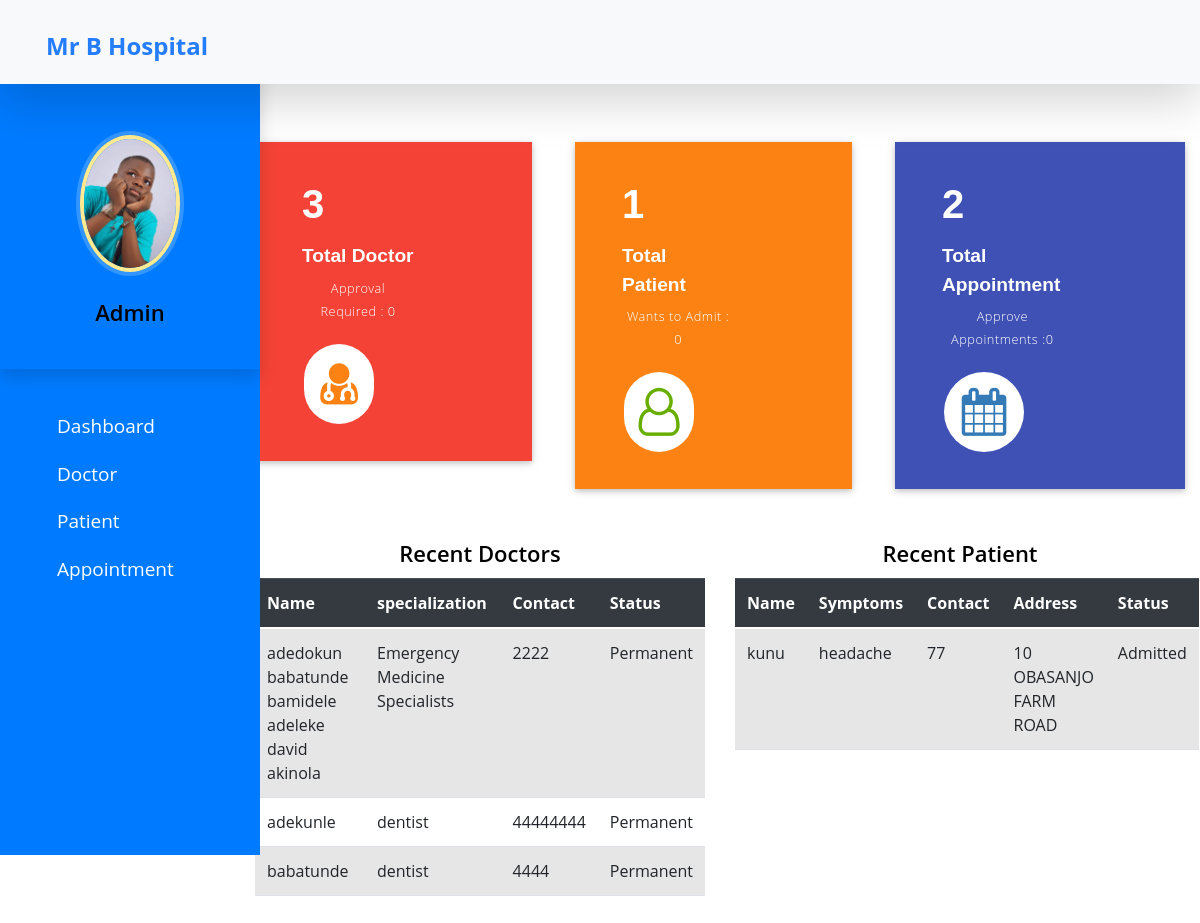
The app's page /base/ with its own data.
### HospitalManagement/models.py (models this page shows, shortened)
class Doctor(models.Model):
    name = models.CharField(max_length=50)
    mobile= models.IntegerField()
    address=models.CharField(max_length=200)
    specialization = models.CharField(max_length=50,choices=specialization,default='Cardiologist')
    status=models.BooleanField(default=False)

class Patient(models.Model):
    name = models.CharField(max_length=50)
    image= models.ImageField('profile' ,upload_to='images/',null=True,blank=True)
    gender= models.CharField(max_length=10)
    mobile= models.IntegerField(null=True,blank=True)
    address=models.CharField(max_length=200)
    symptoms=models.CharField(max_length=100 ,null=True,blank=True)
    status=models.BooleanField(default=False)

### HospitalManagement/views.py (the view)
# urls.py: path('base/', admin_dashboard , name="admin_dashboard"),
def admin_dashboard(request):
    doctors=Doctor.objects.all().order_by('-id')
    patients=Patient.objects.all().order_by('-id')
    doctorcount=Doctor.objects.all().filter(status=True).count()
    pendingdoctorcount=Doctor.objects.all().filter(status=False).count()
    patientcount=Patient.objects.all().filter(status=True).count()
    pendingpatientcount=Patient.objects.all().filter(status=False).count()
    appointmentcount=Appointment.objects.all().filter(status=True).count()
    pendingappointmentcount=Appointment.objects.all().filter(status=False).count()
    context={
    'doctors':doctors,
    'patients':patients,
    'doctorcount':doctorcount,
    'pendingdoctorcount':pendingdoctorcount,
    'patientcount':patientcount,
    'pendingpatientcount':pendingpatientcount,
    'appointmentcount':appointmentcount,
    'pendingappointmentcount':pendingappointmentcount,
    }
    return render(request,"HospitalManagement/admin_dashboard.html",context)

### HospitalManagement/templates/HospitalManagement/admin_dashboard.html (shortened to what this page needs)
{% extends 'admin_base.html' %}
{% load static %}
{% block main %}
<div class="container  mx-auto">
    <div class="market-updates  d-md-d-block  ">
        <div class="row">
            <div class="col-md-6 col-lg-4  market-update-gd mb-4 ">
                <div class="market-update-block clr-block-1">
                  <div class="col-md-8 market-update-left">
                    <h3>{{doctorcount}}</h3>
                    <h4>Total Doctor</h4>
                    <p>Approval Required : {{pendingdoctorcount}}</p>
                  </div>
                  <div class="col-md-4 market-update-right">
                    <i class="fa fa-user-md"></i>
                  </div>
                </div>
              </div>
              <div class="col-md-6 col-lg-4  market-update-gd mb-4">
                <div class="market-update-block clr-block-2">
                  <div class="col-md-8 market-update-left">
                    <h3>{{patientcount}}</h3>
                    <h4>Total Patient</h4>
                    <p>Wants to Admit : {{pendingpatientcount}}</p>
                  </div>
                  <div class="col-md-4 market-update-right">
                    <i class="fa fa-user-o"></i>
                  </div>
                </div>
              </div>
              <div class="col-md-6 col-lg-4  market-update-gd mb-4">
                <div class="market-update-block clr-block-3">
                  <div class="col-md-8 market-update-left">
                    <h3>{{appointmentcount}}</h3>
                    <h4>Total Appointment</h4>
                    <p>Approve Appointments :{{pendingappointmentcount}} </p>
                  </div>
                  <div class="col-md-4 col-sm-12 market-update-right">
                    <i class="fa fa-calendar"> </i>
                  </div>
                </div>
              </div>
            </div>
        </div>
</div>
<br>
<div class="container">
  <div class="row">
    <div class="panel panel-primary col-lg-6 col-md-12 col-sm-12" >
      <div class="panel-heading" style="text-align:center;">
        <h6 class="panel-title">Recent Doctors</h6>
      </div>
      <table class="table table-hover table-striped" id="dev-table">
        <thead class="thead-dark">
          <tr>
            <th>Name</th>
            <th>specialization</th>
            <th>Contact</th>
            <th>Status</th>
          </tr>
        </thead>
        {% for d in doctors %}
        <tr>
          <td> {{d.name}}</td>
          <td>{{d.specialization}}</td>
          <td>{{d.mobile}}</td>
          {%if d.status%}
          <td> <span class="label label-primary">Permanent</span></td>
          {% else %}
          <td> <span class="label label-success">On Hold</span></td>
          {% endif %}
        </tr>
        {% endfor %}
      </table>
    </div>
    <div class="panel panel-primary col-lg-6 col-md-12 col-sm-12" >
      <div class="panel-heading" style="text-align:center;">
        <h6 class="panel-title">Recent Patient</h6>
      </div>
      <table class="table table-hover table-striped" id="dev-table">
        <thead class="thead-dark">
          <tr>
            <th>Name</th>
            <th>Symptoms</th>
            <th>Contact</th>
            <th>Address</th>
            <th>Status</th>
          </tr>
        </thead>
        {% for p in patients %}
        <tr>
          <td> {{p.name}}</td>
          <td>{{p.symptoms}}</td>
          <td>{{p.mobile}}</td>
          <td>{{p.address}}</td>
          {% if p.status %}
          <td> <span class="label label-primary">Admitted</span></td>
          {% else %}
          <td> <span class="label label-success">On Hold</span></td>
          {% endif %}
        </tr>
        {% endfor %}
      </table>
    </div>
  </div>
</div>
<br><br><br><br><br>
{% endblock %}

### static/style.css (style rules this page uses)
body { padding-left: 240px; }

### static/css/templatemo-medic-care.css (style rules this page uses)
:root { --white-color: #FFFFFF; --primary-color: #247cff; --section-bg-color: #F9F9F9; --dark-color: #000000; --title-color: #565758; --p-color: #717275; --border-color: #eaeaea; --body-font-family: 'Open Sans', sans-serif; --h1-font-size: 48px; --h2-font-size: 36px; --h3-font-size: 32px; --h4-font-size: 28px; --h5-font-size: 24px; --h6-font-size: 22px; --p-font-size: 18px; --menu-font-size: 16px; --font-weight-light: 300; --font-weight-normal: 400; --font-weight-semibold: 600; --font-weight-bold: 700; }
body { background: var(--white-color); font-family: var(--body-font-family); position: relative; padding-top: 94px; }
h2, h3, h4, h5, h6 { color: var(--dark-color); line-height: inherit; }
h1, h2, h3, h4, h5, h6 { font-weight: var(--font-weight-semibold); }
h3 { font-size: var(--h3-font-size); }
h4 { font-size: var(--h4-font-size); }
h6 { font-size: var(--h6-font-size); }
p { color: var(--p-color); font-size: var(--p-font-size); font-weight: var(--font-weight-light); letter-spacing: 0.5px; }
.market-update-block { padding: 2em 2em; background: #999; }
.market-update-block h3 { color: #fff; font-size: 2.5em; font-family: 'Carrois Gothic', sans-serif; }
.market-update-block h4 { font-size: 1.2em; color: #fff; margin: 0.3em 0em; font-family: 'Carrois Gothic', sans-serif; }
.market-update-block p { color: #fff; font-size: 0.8em; line-height: 1.8em; }
.market-update-block.clr-block-1 { background: #f44336; margin-right: 0.8em; box-shadow: 0 2px 5px 0 rgba(0, 0, 0, 0.16), 0 2px 10px 0 rgba(0, 0, 0, 0.12); transition: 0.5s all; -webkit-transition: 0.5s all; -moz-transition: 0.5s all; -o-transition: 0.5s all; }

### templates/admin_base.html (style rules this page uses)
.fa { font-size: 23px; width: 60px; text-align: center; text-decoration: none; margin: 5px 2px; border-radius: 50%; }
p { text-align: center; }
.market-update-block h3 { color: #fff; font-size: 2.5em; font-family: 'Carrois Gothic', sans-serif; }
.market-update-block h4 { font-size: 1.2em; color: #fff; margin: 0.3em 0em; font-family: 'Carrois Gothic', sans-serif; }
.market-update-right i.fa.fa-user-o { font-size: 3em; color: #68AE00; width: 70px; height: 80px; background: #fff; text-align: center; border-radius: 49px; -webkit-border-radius: 49px; -moz-border-radius: 49px; -o-border-radius: 49px; line-height: 1.7em; }
.market-update-right i.fa.fa-user-md { font-size: 3em; color: #FC8213; width: 70px; height: 80px; background: #fff; text-align: center; border-radius: 49px; -webkit-border-radius: 49px; -moz-border-radius: 49px; -o-border-radius: 49px; line-height: 1.7em; }
.market-update-right i.fa.fa-calendar { font-size: 3em; color: #337AB7; width: 80px; height: 80px; background: #fff; text-align: center; border-radius: 49px; -webkit-border-radius: 49px; -moz-border-radius: 49px; -o-border-radius: 49px; line-height: 1.7em; }
.market-update-block p { color: #fff; font-size: 0.8em; line-height: 1.8em; }
.market-update-block.clr-block-1 { background: #f44336; margin-right: 0.8em; box-shadow: 0 2px 5px 0 rgba(0, 0, 0, 0.16), 0 2px 10px 0 rgba(0, 0, 0, 0.12); transition: 0.5s all; -webkit-transition: 0.5s all; -moz-transition: 0.5s all; -o-transition: 0.5s all; }
.market-update-block.clr-block-2 { background: #FC8213; margin-right: 0.8em; box-shadow: 0 2px 5px 0 rgba(0, 0, 0, 0.16), 0 2px 10px 0 rgba(0, 0, 0, 0.12); transition: 0.5s all; -webkit-transition: 0.5s all; -moz-transition: 0.5s all; -o-transition: 0.5s all; }
.market-update-block.clr-block-3 { background: #3f51b5; box-shadow: 0 2px 5px 0 rgba(0, 0, 0, 0.16), 0 2px 10px 0 rgba(0, 0, 0, 0.12); transition: 0.5s all; -webkit-transition: 0.5s all; -moz-transition: 0.5s all; -o-transition: 0.5s all; }

### records on screen
Doctor: name "adedokun babatunde bamidele adeleke david akinola", specialization "Emergency Medicine Specialists", mobile "2222", status "Permanent"
Doctor: name "adekunle", specialization "dentist", mobile "44444444", status "Permanent"
Doctor: name "babatunde", specialization "dentist", mobile "4444", status "Permanent"
Patient: name "kunu", symptoms "headache", mobile "77", address "10 OBASANJO FARM ROAD", status "Admitted"

### other values on screen
{{ doctorcount }} "3"
{{ pendingdoctorcount }} "0"
{{ patientcount }} "1"
{{ pendingpatientcount }} "0"
{{ appointmentcount }} "2"
{{ pendingappointmentcount }} "0"
